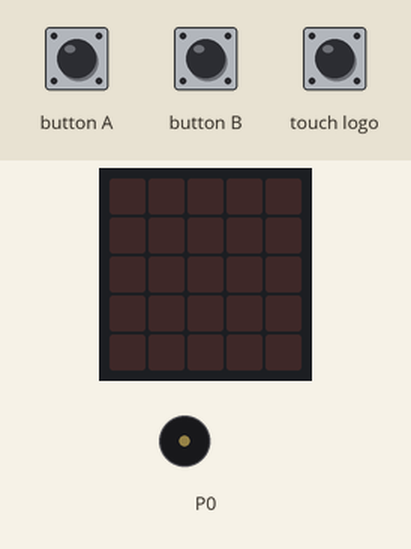
Simulated run of this program. Board: BBC micro:bit (MakeCode). Shown: the board's 5×5 LED display, buzzer (waves = sounding). Inputs (shaded band) come from the test bench. Random numbers come from a fixed seed.

Above: at 1.2 s.
1.3 s: button B pressed for 0.15 s
At 3.1 s:
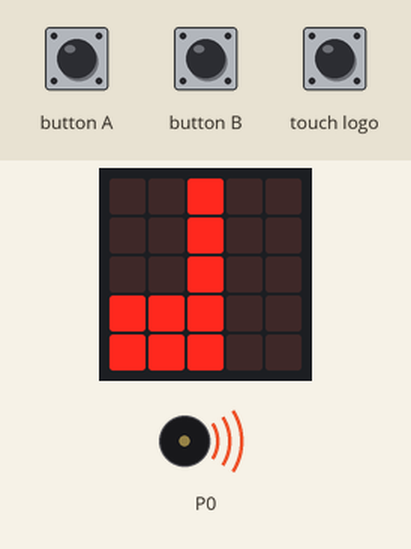
4.4 s: touch logo pressed for 0.15 s
At 5.0 s:
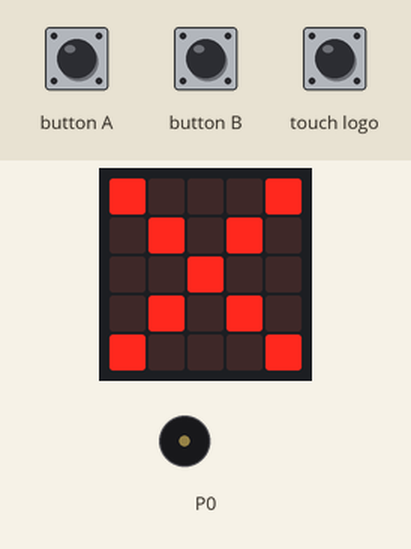
6.6 s: touch logo pressed for 3.2 s
11.9 s: button A pressed for 0.15 s
At 12.5 s:
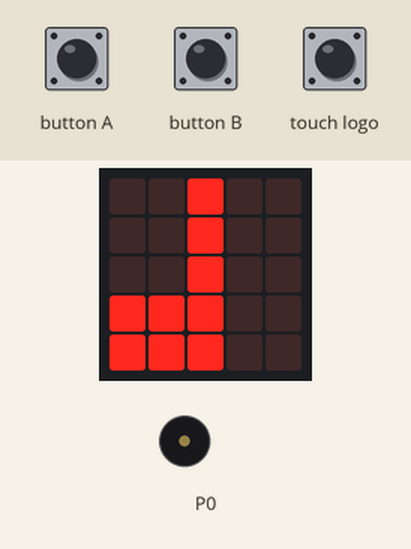
15.0 s: touch logo pressed 5 times (0.12 s each, 0.3 s apart)
At 18.2 s:
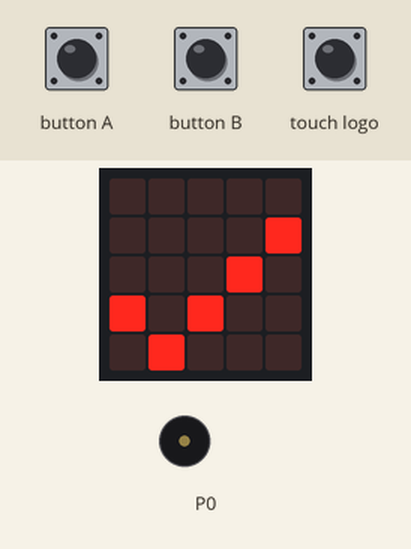
19.5 s: button A pressed for 0.15 s
At 20.8 s:
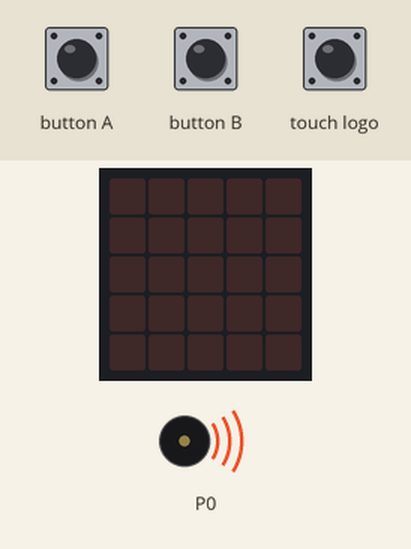
Timing chart, 0 to 22.5 s (numbered marks = the images above; inputs shaded):
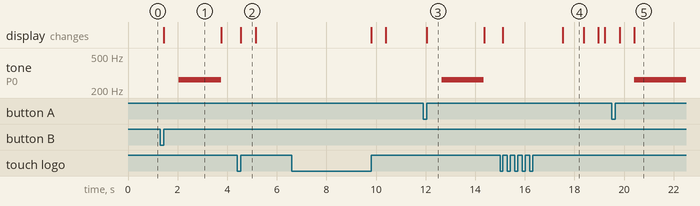

Measured:
- after the input at 1.3 s, tone on P0: silent → 262 Hz after 0.75 s, → silent 1.7 s later; the display: changes after 0.15 s (image 1)
- after the input at 4.4 s, the display: changes after 0.15 s (image 2)
- after the input at 11.9 s, tone on P0: silent → 262 Hz after 0.75 s, → silent 1.7 s later; the display: changes after 0.15 s (image 3)
- after the input at 15.0 s, the display: first changes after 0.12 s (image 4 shows a later state)
- after the input at 19.5 s, tone on P0: silent → 262 Hz after 0.92 s
- what the display in image 1 shows lasts 2.3 s, from 1.5 s to 3.8 s
- what the display in image 2 shows lasts 0.6 s, from 4.6 s to 5.2 s

The program:

hadani_delky_tonu.py
```python
odpocet_start = 0
odpocet_konec = 0
ton = 0
input.on_button_pressed(Button.A, a)
input.on_button_pressed(Button.B, b)
input.on_logo_event(TouchButtonEvent.TOUCHED, dotyk_start)
input.on_logo_event(TouchButtonEvent.RELEASED, dotyk_konec)

def b():
    global ton
    basic.show_icon(IconNames.QUARTER_NOTE)
    ton = randint(600, 5000)
    music.play_tone(Note.C, ton)
    basic.clear_screen()

def a():
    if ton != 0:
        basic.show_icon(IconNames.QUARTER_NOTE)
        music.play_tone(Note.C, ton)
    basic.clear_screen()

def dotyk_start():
    global odpocet_start
    odpocet_start = control.millis()

def dotyk_konec():
    global odpocet_konec, ton
    odpocet_konec = control.millis()
    if ton-500<=odpocet_konec-odpocet_start:
        if odpocet_konec-odpocet_start >= ton+500:
            basic.show_icon(IconNames.NO)
            basic.clear_screen()
        else:
            basic.show_icon(IconNames.YES)
            basic.pause(250)
            basic.show_arrow(ArrowNames.EAST)
            basic.clear_screen()
            basic.pause(250)
            basic.show_arrow(ArrowNames.EAST)
            basic.clear_screen()
            ton = 0
    else:
        basic.show_icon(IconNames.NO)
        basic.clear_screen()
```
